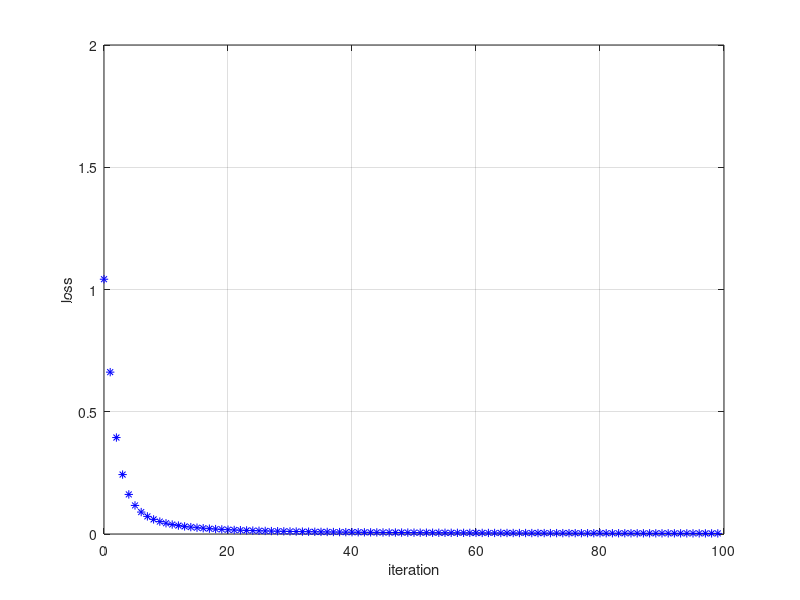

This chart was generated by the following MATLAB code:
%%%%%%%%%%%%%%%%%%%%%%%%%%%%%%%%%%%%%%%
% Student Number : 2015104032, 2015104124, 2015104045
% Name : 박지훈, 진우빈, 서재하
%%%%%%%%%%%%%%%%%%%%%%%%%%%%%%%%%%

clc;
clear all;
format bank %Precision : second decimal place

input_image = ...
    [0.1 0.0 0.9 0.9;
    0.3 0.2 1.0 0.9;
    0.0 0.1 0.8 1.0;
    0.1 0.2 0.9 0.8];

[Img_Ver_Size, Img_Hor_Size]=size(input_image);
Target = [0;1;0;0] %Vertical direction
Target_Length=length(Target);

Learn_Rate = 0.1
iteration_numbur = 100

Conv_Win_Size =3;
Pooling_size = 2;


%%%%%%%%% Functions used for Forward Propagation
% ****** Convolution Layer
%  Convolution :   Out = filter2(Weight,In)
%  Relu :          Out = max(In,0)
% Max_Pooling : Out = col2im(max(im2col( In ,[pooling_size pooling_size],'distinct')),
%                      [1 1],size( In )/pooling_size)

%  ****** Fully connected Layer
%  Matrix to vector : Out = reshape( In ,[size( In ,1)*size( In ,2) 1]);
%  Soft_Max :   Out = exp( In -max( In ))./sum(exp( In -max( In )));
%

% Loss function
%  Cross Entropy :     Out = -sum( In1 .*log( In2 ));
%                       ( In1 : Target vector, In2 : prediction vector )
%

%%%%%%%%%% Functions used for Backward Propagation
%  Fully connected Layer
%  Rehaping matrix to vector :  Out = reshape( In ,[size( In ,1)*size( In ,2) 1])';

% Convolution Layer
%  Backward Max Pooling :
%Out = imresize(col2im( In ,[1 1],[sqrt(length( In )) sqrt(length( In ))]), pooling_size, 'nearest');
%  Backward of Relu :  Out = double( In1 ).*double( In2 >0);
%                  ( In1 : gradient, In2 : input of Relu at forward propagation )

%  Gradient of w_conv : Out = filter2( In1 , In2 ,'valid');
%                    ( In1 : gradient, In2 : padded input image )
%  Sum of matrix values : Out = sum(sum( In ));
%

% Initilizing the weights of convolution (conv) layer
w_conv = 2*(rand(Conv_Win_Size ,Conv_Win_Size)-0.5);
b_conv = 0.1*(rand(1,1)-0.5);

% Initilizing the weights of fully connected (fc) layer
fc_inSize = Img_Ver_Size*Img_Hor_Size / (Pooling_size^2);
fc_outSize = Target_Length;
w_fc = 2*(rand(fc_outSize, fc_inSize)-0.5);
b_fc = 0.1*(rand(fc_outSize,1)-0.5);

%Variables%%

a1 = []    % variables for convolution layer
z1 = []    % variables for convolution layer
z1_pool=[] % variables for convolution layer
a2 = []    % variables for fully connected layer
z2 = []    % variables for fully connected layer

%Completed Codes%%

i = 0;
figure(1);
while (i < iteration_numbur)
    i
    %Forward porpagation%%
    %- convolution
    a1=filter2(w_conv,input_image,'same');
    b_vec=[b_conv b_conv b_conv b_conv;
           b_conv b_conv b_conv b_conv;
           b_conv b_conv b_conv b_conv;
           b_conv b_conv b_conv b_conv];
    a1=a1+b_vec;
    % - Relu
    z1=max(a1,0);
    % - max pooling 2x2
    z1_pool=col2im(max(im2col(z1,[2 2],'distinct')),[1 1],size(z1)/2);
    
    % * Fully Connected Layer
    % - matrix product
    z1_pool_re=reshape( z1_pool ,[size( z1_pool ,1)*size( z1_pool ,2) 1])
    a2=w_fc*z1_pool_re+b_fc;
    % - soft-max
    z2=exp( a2 -max( a2 ))./sum(exp( a2 -max( a2 )));
    
    % * Calculation Loss : cross-entropy
    loss=-sum( Target .*log( z2 ));
    
    figure(1), plot(i,loss,'b*'), axis([0, iteration_numbur, 0, 2]),
    hold on; grid on; xlabel('iteration'), ylabel('loss');
    
    %Backward propagation%%
    
    dy_dz2 = -(Target./z2);
    dy_da2 = z2-Target;
    dy_db_fc = dy_da2;
    dy_dw_fc = dy_da2 * transpose(z1_pool_re);
    
    
    % - Update weights of fully connected layer
    w_fc = w_fc - Learn_Rate*(dy_dw_fc);
    b_fc = b_fc - Learn_Rate*(dy_db_fc);
    
    % - Calculate Gradient of z1
    dy_dz1_pool_re = w_fc * dy_da2;
    dy_dz1_pool = reshape(dy_dz1_pool_re ,[size( dy_dz1_pool_re ,1)*size( dy_dz1_pool_re ,2) 1]);
    
    % * Convolution Layer
    % - Backward of Max pooling
    dy_dz1_pooling_back = imresize(col2im( dy_dz1_pool ,[1 1],[sqrt(length( dy_dz1_pool )) sqrt(length( dy_dz1_pool ))]), 2, 'nearest');
    
    % - Backward of Relu (= Gradient of a1)
    dy_da1 = double( dy_dz1_pooling_back ).*double( a1 >0);
    
    % - Gradient of w_conv
    dy_db1 = dy_da1;
    
    padding = zeros(size(input_image)+size(w_conv)-1);
    padding((size(w_conv,1)-1)/2+1:end-(size(w_conv,1)-1)/2,(size(w_conv,1)-1)/2+1:...
        end-(size(w_conv,1)-1)/2) = input_image;
    
    dy_dw_conv = filter2( dy_da1 , padding ,'valid');
    
    % - Update weights of convolution layer
    w_conv = w_conv - Learn_Rate*(dy_dw_conv);
    b_conv = b_conv - Learn_Rate*(sum(sum(dy_db1)));
    
    i = i + 1;
end
